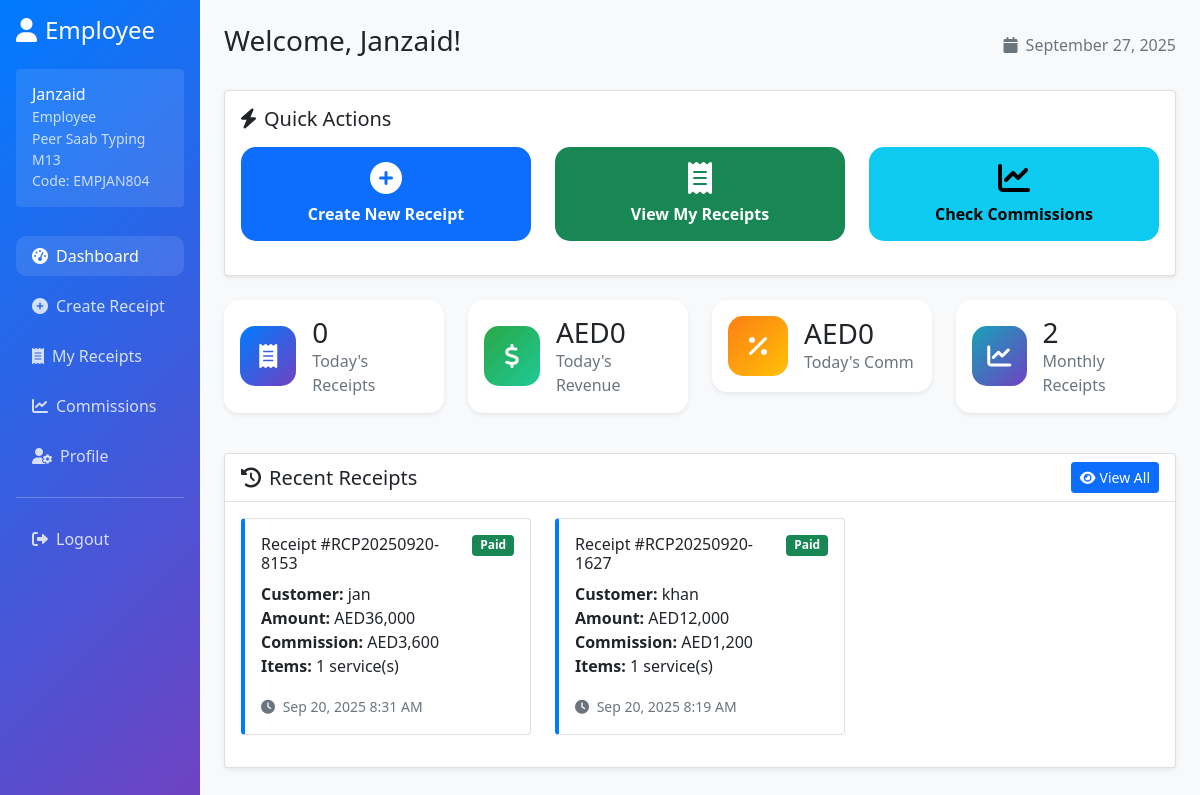
/employee/dashboard.php (signed in), run on an earlier commit of the app's database.
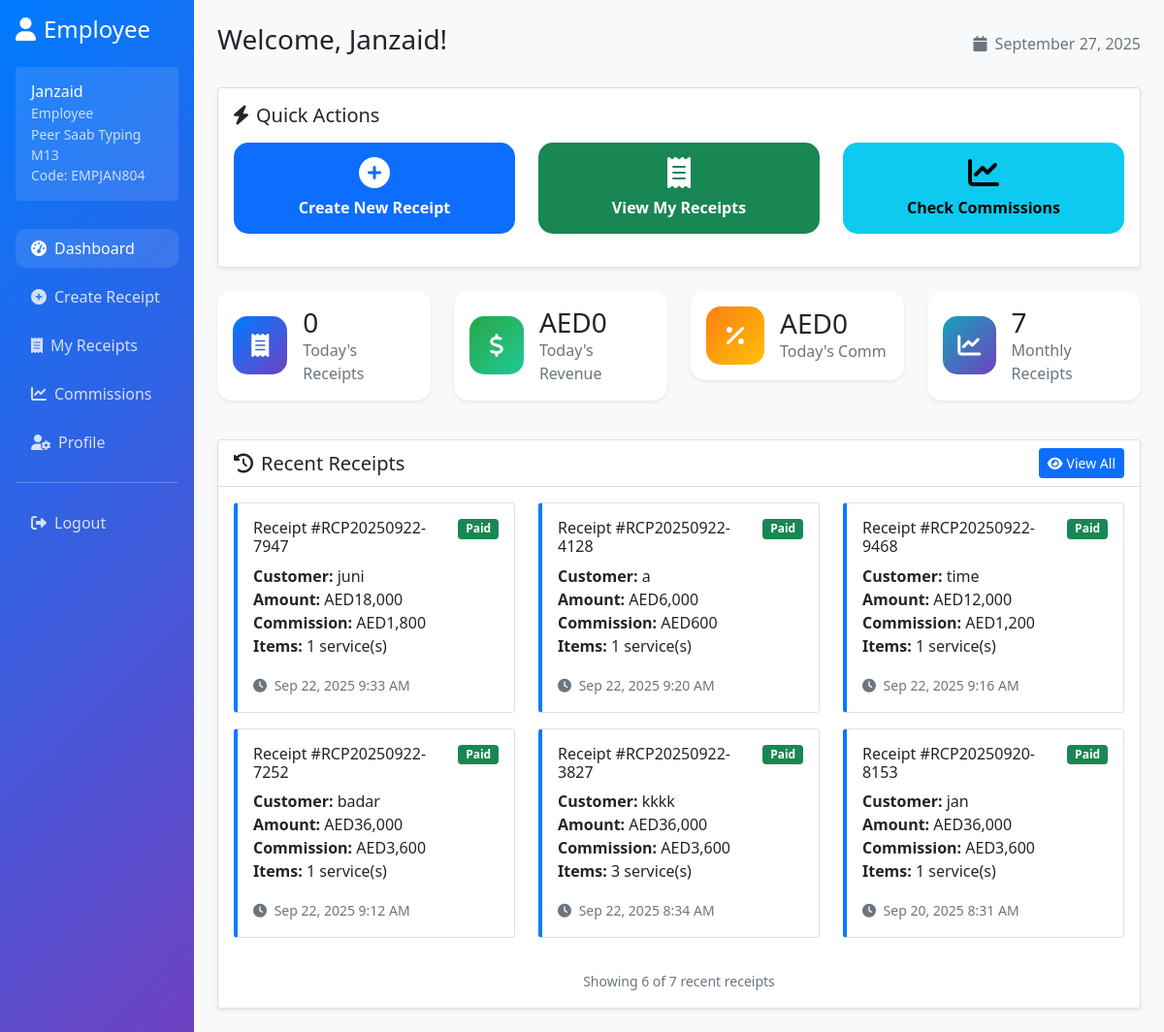
And on a later commit of the database.
### tables this page shows
CREATE TABLE settings (
            id INTEGER PRIMARY KEY AUTOINCREMENT,
            setting_key VARCHAR(100) UNIQUE NOT NULL,
            setting_value TEXT,
            updated_at DATETIME DEFAULT CURRENT_TIMESTAMP
        );

CREATE TABLE receipts (
            id INTEGER PRIMARY KEY AUTOINCREMENT,
            receipt_number VARCHAR(50) UNIQUE NOT NULL,
            branch_id INTEGER NOT NULL,
            employee_id INTEGER NOT NULL,
            customer_name VARCHAR(100) NOT NULL,
            customer_phone VARCHAR(20),
            customer_email VARCHAR(100),
            total_amount DECIMAL(10,2) NOT NULL,
            total_commission DECIMAL(10,2) DEFAULT 0.00,
            payment_status TEXT DEFAULT 'paid' CHECK (payment_status IN ('paid', 'pending', 'cancelled')),
            notes TEXT,
            created_at DATETIME DEFAULT CURRENT_TIMESTAMP,
            FOREIGN KEY (branch_id) REFERENCES branches(id),
            FOREIGN KEY (employee_id) REFERENCES employees(id)
        );

### includes/currency_helper.php (called while the page is built)
<?php
function getCurrencySymbol($currency_code = 'USD') {
    $symbols = [
        'USD' => '$',
        'AED' => 'AED',
        'PKR' => '₨',
        'INR' => '₹',
        'EUR' => '€'
    ];
    return $symbols[$currency_code] ?? '$';
}
function formatCurrency($amount, $currency_code = 'USD') {
    $symbol = getCurrencySymbol($currency_code);
    return $symbol . number_format($amount, 0);
}
function getCurrentCurrency($db) {
    try {
        $stmt = $db->query("SELECT setting_value FROM settings WHERE setting_key = 'currency' LIMIT 1");
        $currency_result = $stmt->fetch(PDO::FETCH_ASSOC);
        return $currency_result ? $currency_result['setting_value'] : 'USD';
    } catch (Exception $e) {
        return 'USD';
    }
}
?>

### employee/dashboard.php (the view, shortened to what the changed rows need)
<?php
require_once '../includes/currency_helper.php';
$database = new Database();
$auth = new Auth($database);
$auth->requireRole(['employee']);
$user_info = $auth->getUserInfo();
$db = $database->getConnection();
$stmt = $db->prepare("SELECT e.*, b.branch_name FROM employees e JOIN branches b ON e.branch_id = b.id WHERE e.id = ?");
$stmt->execute([$user_info['id']]);
$employee_info = $stmt->fetch(PDO::FETCH_ASSOC);
$stats = [];
$stmt = $db->prepare("SELECT COUNT(*) as count, COALESCE(SUM(total_amount), 0) as total, COALESCE(SUM(total_commission), 0) as commission FROM receipts WHERE employee_id = ? AND strftime('%Y-%m', created_at) = strftime('%Y-%m', 'now')");
$stmt->execute([$user_info['id']]);
$monthly_data = $stmt->fetch(PDO::FETCH_ASSOC);
$stats['monthly_receipts'] = $monthly_data['count'];
$stats['monthly_revenue'] = $monthly_data['total'];
$stats['monthly_commission'] = $monthly_data['commission'];
$stmt = $db->prepare("SELECT COUNT(*) as count, COALESCE(SUM(total_amount), 0) as total, COALESCE(SUM(total_commission), 0) as commission FROM receipts WHERE employee_id = ? AND DATE(created_at) = DATE('now')");
$stmt->execute([$user_info['id']]);
$today_data = $stmt->fetch(PDO::FETCH_ASSOC);
$stats['today_receipts'] = $today_data['count'];
$stats['today_revenue'] = $today_data['total'];
$stats['today_commission'] = $today_data['commission'];
$current_currency = getCurrentCurrency($db);
$stmt = $db->prepare("SELECT r.*,
    (SELECT COUNT(*) FROM receipt_items WHERE receipt_id = r.id) as item_count
    FROM receipts r
    WHERE r.employee_id = ?
    ORDER BY r.created_at DESC
    LIMIT 10");
$stmt->execute([$user_info['id']]);
$recent_receipts = $stmt->fetchAll(PDO::FETCH_ASSOC);
?>
<!DOCTYPE html>
<html lang="en">
<head>
    <link href="https://cdn.jsdelivr.net/npm/bootstrap@5.1.3/dist/css/bootstrap.min.css" rel="stylesheet">
    <link href="https://cdnjs.cloudflare.com/ajax/libs/font-awesome/6.0.0/css/all.min.css" rel="stylesheet">
</head>
<body>
    <div class="container-fluid">
        <div class="row">
            <div class="col-md-9 col-lg-10 p-4">
                <div class="d-flex justify-content-between align-items-center mb-4">
                    <h1 class="h3">Welcome, <?= htmlspecialchars($employee_info['full_name']) ?>!</h1>
                </div>
                <div class="row mb-4">
                    <div class="col-md-3 mb-3">
                        <div class="card stat-card shadow-sm">
                            <div class="card-body d-flex align-items-center">
                                <div>
                                    <h3 class="mb-0"><?= formatCurrency($stats['today_revenue'], $current_currency) ?></h3>
                                    <p class="text-muted mb-0">Today's Revenue</p>
                                </div>
                            </div>
                        </div>
                    </div>
                    <div class="col-md-3 mb-3">
                        <div class="card stat-card shadow-sm">
                            <div class="card-body d-flex align-items-center">
                                <div>
                                    <h3 class="mb-0"><?= formatCurrency($stats['today_commission'], $current_currency) ?></h3>
                                    <p class="text-muted mb-0">Today's Comm</p>
                                </div>
                            </div>
                        </div>
                    </div>
                    <div class="col-md-3 mb-3">
                        <div class="card stat-card shadow-sm">
                            <div class="card-body d-flex align-items-center">
                                <div>
                                    <h3 class="mb-0"><?= $stats['monthly_receipts'] ?></h3>
                                    <p class="text-muted mb-0">Monthly Receipts</p>
                                </div>
                            </div>
                        </div>
                    </div>
                </div>
                <div class="row">
                    <div class="col-12">
                        <div class="card shadow-sm">
                            <div class="card-body">
                                <?php if (empty($recent_receipts)): ?>
                                    <div class="text-center text-muted py-5">
                                        <i class="fas fa-receipt fa-3x mb-3"></i>
                                        <h4>No receipts created yet</h4>
                                        <p>Start by creating your first receipt to help customers!</p>
                                        <a href="/employee/create-receipt.php" class="btn btn-primary">
                                            <i class="fas fa-plus me-2"></i>Create First Receipt
                                        </a>
                                    </div>
                                <?php else: ?>
                                    <div class="row">
                                        <?php foreach (array_slice($recent_receipts, 0, 6) as $receipt): ?>
                                            <div class="col-md-6 col-lg-4 mb-3">
                                                <div class="card receipt-card h-100">
                                                    <div class="card-body">
                                                        <div class="d-flex justify-content-between align-items-start mb-2">
                                                            <h6 class="card-title mb-0">
                                                                Receipt #<?= htmlspecialchars($receipt['receipt_number']) ?>
                                                            </h6>
                                                            <span class="badge bg-<?=
                                                                $receipt['payment_status'] === 'paid' ? 'success' :
                                                                ($receipt['payment_status'] === 'pending' ? 'warning' : 'danger')
                                                            ?>">
                                                                <?= ucfirst($receipt['payment_status']) ?>
                                                            </span>
                                                        </div>
                                                        <p class="card-text">
                                                            <strong>Customer:</strong> <?= htmlspecialchars($receipt['customer_name']) ?><br>
                                                            <strong>Amount:</strong> <?= formatCurrency($receipt['total_amount'], $current_currency) ?><br>
                                                            <strong>Commission:</strong> <?= formatCurrency($receipt['total_commission'], $current_currency) ?><br>
                                                            <strong>Items:</strong> <?= $receipt['item_count'] ?> service(s)
                                                        </p>
                                                        <small class="text-muted">
                                                            <i class="fas fa-clock me-1"></i>
                                                            <?= date('M j, Y g:i A', strtotime($receipt['created_at'])) ?>
                                                        </small>
                                                    </div>
                                                </div>
                                            </div>
                                        <?php endforeach; ?>
                                    </div>
                                    <?php if (count($recent_receipts) > 6): ?>
                                        <div class="text-center mt-3">
                                            <small class="text-muted">
                                                Showing 6 of <?= count($recent_receipts) ?> recent receipts
                                            </small>
                                        </div>
                                    <?php endif; ?>
                                <?php endif; ?>
                            </div>
                        </div>
                    </div>
                </div>
            </div>
        </div>
    </div>
</body>
</html>

What changed in the data, as far as the page shows it:
no longer on this page (row unchanged): receipts: receipt_number "RCP20250920-1627", payment_status "Paid", customer_name "khan", total_amount.setting_value "AED12,000", total_commission.setting_value "AED1,200", item_count "1", created_at "Sep 20, 2025 8:19 AM"
added receipts: receipt_number "RCP20250922-7947", payment_status "Paid", customer_name "juni", total_amount.setting_value "AED18,000", total_commission.setting_value "AED1,800", item_count "1", created_at "Sep 22, 2025 9:33 AM"
added receipts: receipt_number "RCP20250922-4128", payment_status "Paid", customer_name "a", total_amount.setting_value "AED6,000", total_commission.setting_value "AED600", item_count "1", created_at "Sep 22, 2025 9:20 AM"
added receipts: receipt_number "RCP20250922-9468", payment_status "Paid", customer_name "time", total_amount.setting_value "AED12,000", total_commission.setting_value "AED1,200", item_count "1", created_at "Sep 22, 2025 9:16 AM"
added receipts: receipt_number "RCP20250922-7252", payment_status "Paid", customer_name "badar", total_amount.setting_value "AED36,000", total_commission.setting_value "AED3,600", item_count "1", created_at "Sep 22, 2025 9:12 AM"
added receipts: receipt_number "RCP20250922-3827", payment_status "Paid", customer_name "kkkk", total_amount.setting_value "AED36,000", total_commission.setting_value "AED3,600", item_count "3", created_at "Sep 22, 2025 8:34 AM"
Also different on the page:
$stats['monthly_receipts']: "2" → "7"
count($recent_receipts): (not shown) → "7"
text now shown: "Showing 6 of recent receipts"
